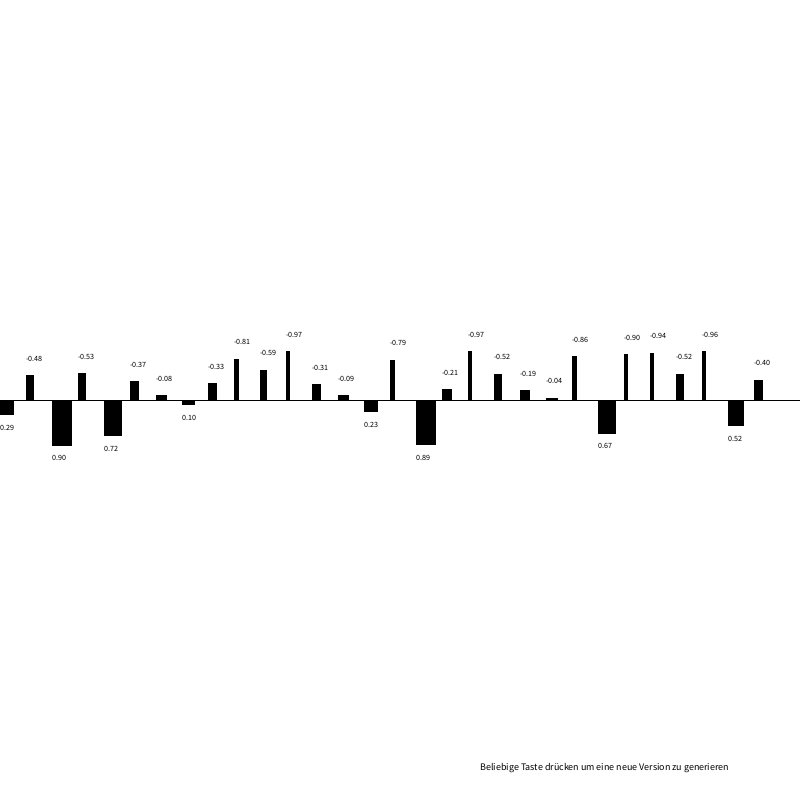
Frame 1 (no input)
Frame 60 (the mouse pressed at the canvas centre just before this capture): identical to frame 1, image omitted
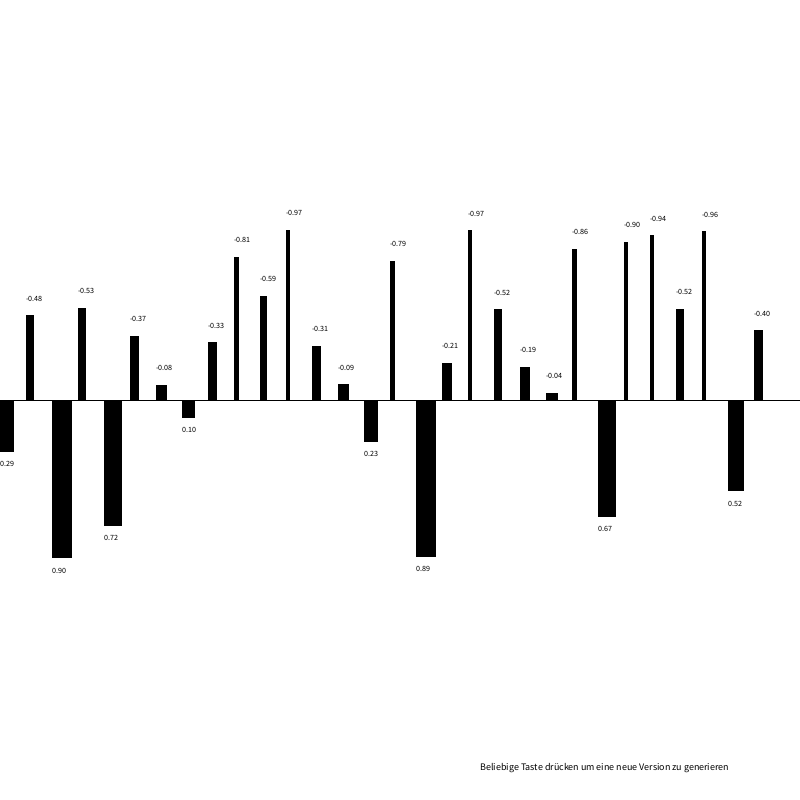
Frame 120 (the mouse held since frame 60 and released just before this capture)

The Processing sketch that drew these frames (run headless with seeded random() and noise(); from frame 60 on, the mouse is pressed at the canvas centre):

// Processing sketch: SV01_Bonus_01_Zufaellige_Daten_Balken
// ── SV01_Bonus_01_Zufaellige_Daten_Balken.pde
// SV#01.BONUS #1 - Arbeiten mit Daten 
// Die map()-Funktion, Generierung von zufälligen Daten
// Spekulative Visualisierung, FH Bielefeld

void setup() {
  size(800, 800);
  fill(0);
  stroke(0);

  generiereDaten();
}


float[] daten;
int datensaetze = 30;
void generiereDaten() {
  daten = new float[datensaetze];
  for (int i = 0; i < datensaetze; i++) {
    float zahl = random(-1, 1);
    daten[i] = zahl;
  }
}


void draw() {
  background(255);

  line(0, height/2, width, height/2);

  float positionX = 0;
  for (int i = 0; i < daten.length; i++) {
    // Balken
    float groessenMultiplikator = map(mouseY, 0, height, 50, 300);
    float hoehe = daten[i]*groessenMultiplikator;
    float breite = map(daten[i], -1, 1, 3, 20);
    rect(positionX, height/2, breite, hoehe);

    // Text label
    textSize(8);
    float versatz = hoehe-15;
    if (daten[i] > 0) {
      versatz = hoehe+15;
    }
    text(nf(daten[i], 1, 2), positionX, height/2+versatz);

    positionX += width/datensaetze;
  }

  textSize(10);
  text("Beliebige Taste drücken um eine neue Version zu generieren", width-320, height-30);
}



void keyReleased() {
  generiereDaten();
}
void mouseReleased() {
  generiereDaten();
}
